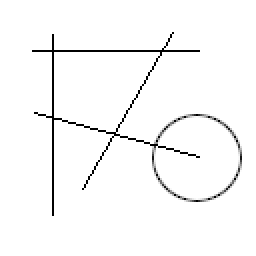
#> input picture homeworks/HW1/images/hw1/test_04.png, 128 x 128 px (shown 2 times larger); its folder holds only this picture in this run
$ jupyter execute HW1_dev.ipynb   (older library calls are emulated)
#> lines starting #> are read from the running program, lines starting #| are printed output that depends on the picture; after the words box and inside, x2 and y2 are one past the last pixel; in counts of white or black regions, pixels touching at a corner belong together
#> further down, img is the input picture: shape (128, 128); min 0, max 255, mean 248
[cell 1]
import math
import glob
import copy

import cv2
import numpy as np

import matplotlib.pyplot as plt
from mpl_toolkits.axes_grid1 import make_axes_locatable
from scipy.signal import convolve2d

import sys
import numpy
numpy.set_printoptions(threshold=sys.maxsize)


HOUGH_SPACE_SIZE = 512
LINE_MIN_LENGTH = 64/4*3
NON_MAX_SUPPRESSION_DIST = 5

# TODO: pick the required threshold
LINE_EDGE_THRESHOLD = 700


def imshow_with_colorbar(index, img):
    plt.figure(index)
    ax = plt.subplot(111)
    im = ax.imshow(img)
    divider = make_axes_locatable(ax)
    cax = divider.append_axes("right", size="5%", pad=0.05)
    plt.colorbar(im, cax=cax)

def convolve(img, kernel):

    # convolution output
    image = np.array(copy.deepcopy(img))
    #  Flip the kernel
    kernel = np.flipud(np.fliplr(kernel))

    kernel_shape = len(kernel)
    output = []
    # Loop over every pixel of the image
    for x in range(image.shape[0]-kernel_shape+1):
        tmp = []
        for y in range(image.shape[1]-kernel_shape+1):
            # element-wise multiplication of the kernel and the image
            tmp.append((kernel * image[x:x+kernel_shape, y:y+kernel_shape]).sum())
        output.append(tmp)
#> after the loop, output = 126 items
    return np.array(output)
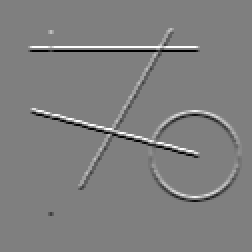
#> returned value: shape (126, 126) int64 (shown 2 times larger); min -1020, max 1020, mean 0; drawn with min black and max white

def threshold(img, threshold_value):
    return (img>threshold_value).astype(int)

def draw_line_in_hough_space(h_space, y, x):
    # TODO:
    # I propose to use polar coordinates instead of proposed y = a*x + b.
    # They are way easier for implementation.
    # The idea is the same. Short documentation: https://docs.opencv.org/3.4/d9/db0/tutorial_hough_lines.html
    for angle_index in range(HOUGH_SPACE_SIZE):
        angle = angle_index / HOUGH_SPACE_SIZE * (2*math.pi)
        r_index = int(x*np.cos(angle) + y*np.sin(angle))
        h_space[r_index, angle_index] += 1

def count_lines(img, is_debug):
    if is_debug: imshow_with_colorbar(1, img)

    # TODO:
    # pick the kernel for convolve operation, you need to find edges
    k = np.array([[-1, -2, -1],[0, 0, 0], [1, 2, 1]])

    # calculate convolve operation
    k = np.array([[-1, -2, -1],[0, 0, 0], [1, 2, 1]])
    k2 = np.array([[1, 0, -1],[2, 0, -2],[1, 0, -1]])
    img1 = convolve(img, k)
    img2 = convolve(img, k2)
#> in convolve (call 2), `return np.array(output)`:
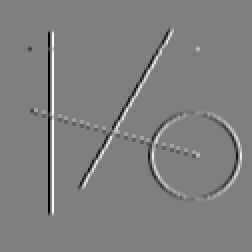
#> returned value: shape (126, 126) int64 (shown 2 times larger); min -1020, max 1020, mean 0; drawn with min black and max white

    img_c = np.sqrt(img1*img1 + img2*img2)
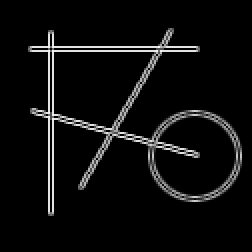
#> img_c: shape (126, 126) float64 (shown 2 times larger); min 0, max 1140.4, mean 59.4; drawn with min black and max white

    if is_debug: imshow_with_colorbar(2, img_c)

    # TODO:
    # apply thresholding (the result of the threshold should be array with zeros and ones)
    img_thr = threshold(img_c, LINE_EDGE_THRESHOLD) # LINE_EDGE_THRESHOLD
#> in threshold, `return (img>threshold_value).astype(int)`:
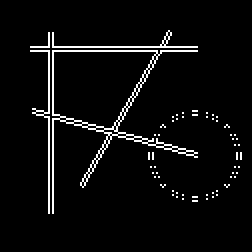
#> returned value: shape (126, 126) int64 (shown 2 times larger); values 0 (black) and 1 (white), 4.6% white in thin lines or dots, all inside (x1, y1, x2, y2) = (15, 15, 121, 107)
    if is_debug: imshow_with_colorbar(3, img_thr)

    h_space = np.zeros((HOUGH_SPACE_SIZE, HOUGH_SPACE_SIZE), dtype=np.int)

    # for each coordinate ...
    for y in range(img_thr.shape[0]):
        for x in range(img_thr.shape[1]):
            # if there is edge ...
            if img_thr[y,x] != 0:
                draw_line_in_hough_space(h_space, y, x)
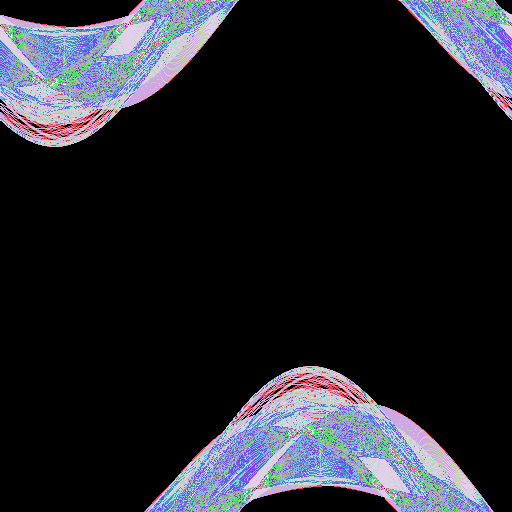
#> h_space: shape (512, 512) int64; 62 distinct labels, from 0 to 89; one colour per label, 0 black
    if is_debug: imshow_with_colorbar(4, h_space)

    # apply threshold for hough space.
    # TODO:
    # pick the threshold to cut-off smaller lines
    # h_space_mask = threshold(h_space, ...)
    h_space_mask = threshold(h_space, LINE_MIN_LENGTH)

    if is_debug: imshow_with_colorbar(5, h_space_mask)

    # get indices of non-zero elements
    y_arr, x_arr = np.nonzero(h_space_mask)
#> y_arr = 54 values from 22 to 490
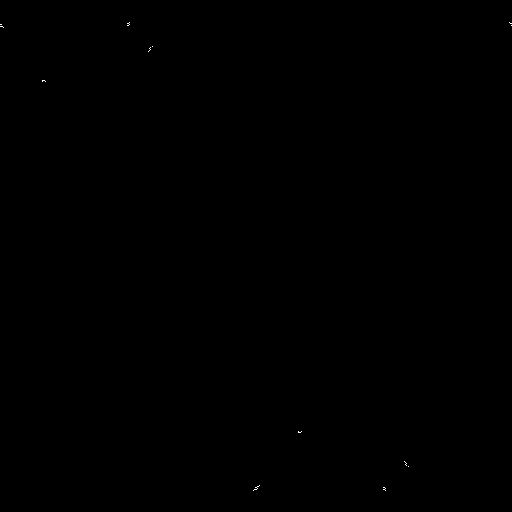
#> h_space_mask: shape (512, 512) int64; values 0 (black) and 1 (white), 0.02% white in thin lines or dots

    # calculate the lines number,
    # here is simple non maximum suppresion algorithm.
    # it counts only one point in the distance NON_MAX_SUPPRESSION_DIST
    lines_num = 0
    for i in range(len(y_arr)):
        has_neighbour = False
        for j in range(i):
            yi, xi = y_arr[i], x_arr[i]
            yj, xj = y_arr[j], x_arr[j]
            dy = abs(yi - yj)
            dx = abs(xi - xj)
            if dy <= NON_MAX_SUPPRESSION_DIST and \
                (dx <= NON_MAX_SUPPRESSION_DIST or \
                 dx >= HOUGH_SPACE_SIZE - NON_MAX_SUPPRESSION_DIST):  # if x axis represents the angle, than check the distance if the points points that are near 0 degree (for example, distance between 1 deg. and 359 deg. is 2 deg.)
                has_neighbour = True
                break

        if not has_neighbour:
            lines_num += 1
#> after the loop, lines_num = 8

    if is_debug: print('lines number: %d' % (int(lines_num/2))); plt.show();
#| lines number: 4
#> after `print('lines number: %d' % int(lines_num / 2))`:
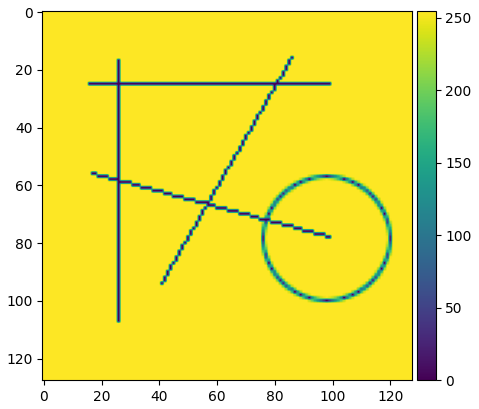
#> figure drawn by matplotlib, 2 panels
#> after `print('lines number: %d' % int(lines_num / 2))`:
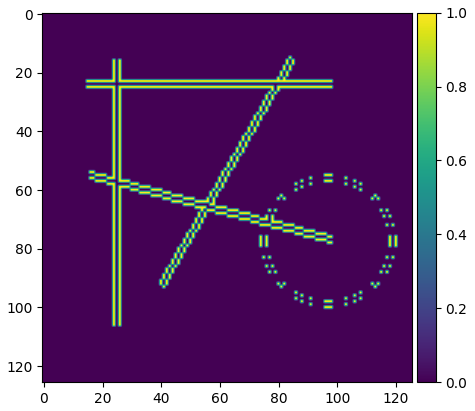
#> figure drawn by matplotlib, 2 panels
#> after `print('lines number: %d' % int(lines_num / 2))`:
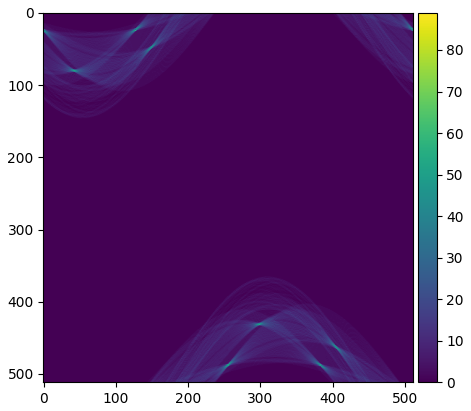
#> figure drawn by matplotlib, 2 panels
#> after `print('lines number: %d' % int(lines_num / 2))`:
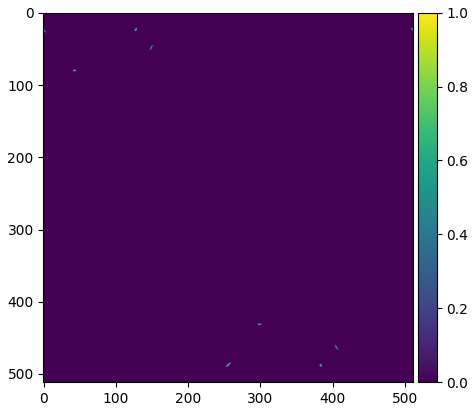
#> figure drawn by matplotlib, 2 panels
    return int(lines_num/2)

[cell 2]
fpath_arr = glob.glob('../images/hw1/*.png')
fpath_arr.sort()

print(fpath_arr)

for img_fpath in fpath_arr:
    print('IMAGE : ' + img_fpath)
    img = cv2.imread(img_fpath, cv2.IMREAD_GRAYSCALE)
    print('Number of lines: %d' % count_lines(img, True))
#| Number of lines: 4
